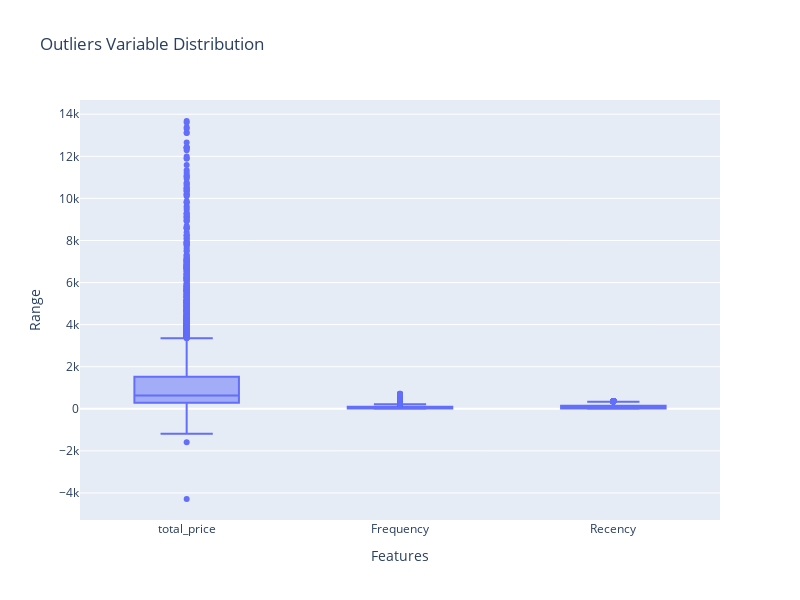

Notebook code cell kept with this figure:
### Code cell
features = ['total_price','Frequency','Recency']

fig = px.box(rfm_df, y=features, title='Outliers Variable Distribution',
             labels = {'variable': 'Features','value':'Range'},
             boxmode='group', points='outliers')
fig.update_layout(
    xaxis=dict(title='Features', title_font=dict(size=14)),
    yaxis=dict(title='Range', title_font=dict(size=14)),
    showlegend=False,
    width=800,
    height=600
)
fig.show()

### Figure 1 — Plotly figure (JSON) as saved in the notebook; plotly's stock layout.template omitted (floating-point values rounded to 4 significant figures; data arrays with more than 128 entries replaced by an {"elided": "..."} marker saying what was removed)
{"data": [{"alignmentgroup": "True", "boxpoints": "outliers", "hovertemplate": "Features=%{x}<br>Range=%{y}<extra></extra>", "legendgroup": "", "marker": {"color": "#636efa"}, "name": "", "notched": false, "offsetgroup": "", "orientation": "v", "showlegend": false, "type": "box", "x": {"elided": "12879 str values"}, "x0": " ", "xaxis": "x", "y": {"elided": "12879 float values"}, "y0": " ", "yaxis": "y"}], "layout": {"boxmode": "group", "height": 600, "legend": {"tracegroupgap": 0}, "showlegend": false, "title": {"text": "Outliers Variable Distribution"}, "width": 800, "xaxis": {"anchor": "y", "domain": [0, 1], "title": {"font": {"size": 14}, "text": "Features"}}, "yaxis": {"anchor": "x", "domain": [0, 1], "title": {"font": {"size": 14}, "text": "Range"}}}}
